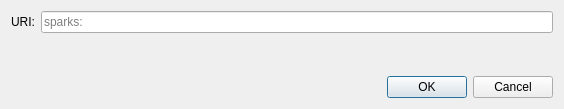
<?xml version="1.0" encoding="UTF-8"?>
<ui version="4.0">
 <class>OpenURIDialog</class>
 <widget class="QDialog" name="OpenURIDialog">
  <property name="geometry">
   <rect>
    <x>0</x>
    <y>0</y>
    <width>564</width>
    <height>109</height>
   </rect>
  </property>
  <property name="windowTitle">
   <string>Open URI</string>
  </property>
  <layout class="QVBoxLayout" name="verticalLayout">
   <item>
    <layout class="QHBoxLayout" name="horizontalLayout">
     <item>
      <widget class="QLabel" name="label">
       <property name="text">
        <string>URI:</string>
       </property>
      </widget>
     </item>
     <item>
      <widget class="QValidatedLineEdit" name="uriEdit">
       <property name="placeholderText">
        <string notr="true">sparks:</string>
       </property>
      </widget>
     </item>
    </layout>
   </item>
   <item>
    <spacer name="verticalSpacer">
     <property name="orientation">
      <enum>Qt::Vertical</enum>
     </property>
     <property name="sizeHint" stdset="0">
      <size>
       <width>20</width>
       <height>40</height>
      </size>
     </property>
    </spacer>
   </item>
   <item>
    <widget class="QDialogButtonBox" name="buttonBox">
     <property name="orientation">
      <enum>Qt::Horizontal</enum>
     </property>
     <property name="standardButtons">
      <set>QDialogButtonBox::Cancel|QDialogButtonBox::Ok</set>
     </property>
    </widget>
   </item>
  </layout>
 </widget>
 <customwidgets>
  <customwidget>
   <class>QValidatedLineEdit</class>
   <extends>QLineEdit</extends>
   <header>qt/qvalidatedlineedit.h</header>
  </customwidget>
 </customwidgets>
 <resources/>
 <connections>
  <connection>
   <sender>buttonBox</sender>
   <signal>accepted()</signal>
   <receiver>OpenURIDialog</receiver>
   <slot>accept()</slot>
   <hints>
    <hint type="sourcelabel">
     <x>248</x>
     <y>254</y>
    </hint>
    <hint type="destinationlabel">
     <x>157</x>
     <y>274</y>
    </hint>
   </hints>
  </connection>
  <connection>
   <sender>buttonBox</sender>
   <signal>rejected()</signal>
   <receiver>OpenURIDialog</receiver>
   <slot>reject()</slot>
   <hints>
    <hint type="sourcelabel">
     <x>316</x>
     <y>260</y>
    </hint>
    <hint type="destinationlabel">
     <x>286</x>
     <y>274</y>
    </hint>
   </hints>
  </connection>
 </connections>
</ui>
